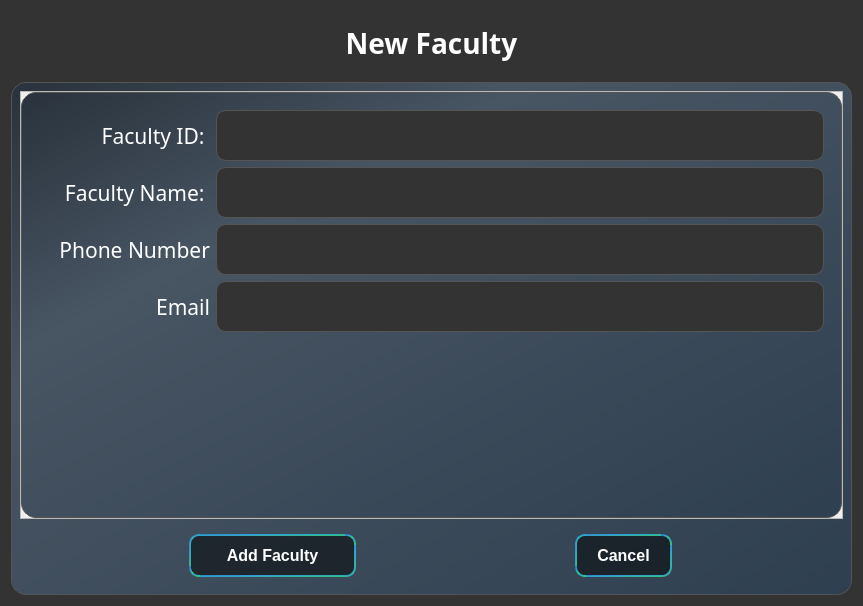
<?xml version="1.0" encoding="UTF-8"?>
<ui version="4.0">
 <class>Newqns</class>
 <widget class="QDialog" name="Newqns">
  <property name="geometry">
   <rect>
    <x>0</x>
    <y>0</y>
    <width>863</width>
    <height>606</height>
   </rect>
  </property>
  <property name="sizePolicy">
   <sizepolicy hsizetype="Fixed" vsizetype="Fixed">
    <horstretch>0</horstretch>
    <verstretch>0</verstretch>
   </sizepolicy>
  </property>
  <property name="windowTitle">
   <string>New Question</string>
  </property>
  <property name="windowIcon">
   <iconset resource="icon.qrc">
    <normaloff>:/icons/mainicon.png</normaloff>:/icons/mainicon.png</iconset>
  </property>
  <property name="styleSheet">
   <string notr="true">#Newqns { background-color: #333333;}

QPushButton {
border: 2px solid transparent; 
border-radius: 10px;
background-color: rgba(0, 0, 0, 0.5);
padding: 10px 20px;
font-size: 16px;
font-weight: bold;
color: white;
border-color: qlineargradient(x1: 0, y1: 0, x2: 1, y2: 1, stop: 0 #2980b9, stop: 0.3 #3498db, stop: 1 #2ecc71);
}
QPushButton:hover {
background-color:qlineargradient(x1: 0, y1: 0, x2: 1, y2: 1, stop: 0 #2980b9, stop: 0.3 #3498db, stop: 1 #2ecc71);
color: black;
border: 2px solid transparent; 
border-color: black; 
}

QLabel {color: white;}

#Box,#scrollAreaWidgetContents{ background-color: qlineargradient(x1: 0, y1: 0, x2: 1, y2: 1, stop: 0 #29323c, stop: 0.3 #485563, stop: 1 #2e3f50);
 border-radius: 15px;
    color: #FFFFFF;
    border: 1px solid #555555;
    padding: 20px;}

QLineEdit,QPlainTextEdit,QComboBox{
    background-color: #333333; /* Dark background */
    color: #CCCCCC; /* Light gray text */
    border: 1px solid #555555;
    border-radius: 10px;
    padding: 5px;
}

QComboBox QAbstractItemView {
    background-color: #333333; /* Dark background */
    color: #FFFFFF; /* White text */
    border: 1px solid #29a19c;
    selection-background-color: #29a19c;
    selection-color: #1e1e1e;
}</string>
  </property>
  <layout class="QVBoxLayout" name="verticalLayout">
   <item>
    <widget class="QWidget" name="widget_2" native="true">
     <property name="minimumSize">
      <size>
       <width>0</width>
       <height>65</height>
      </size>
     </property>
     <layout class="QHBoxLayout" name="horizontalLayout">
      <item>
       <widget class="QLabel" name="label_5">
        <property name="font">
         <font>
          <family>Dungeon</family>
          <pointsize>21</pointsize>
          <weight>75</weight>
          <bold>true</bold>
         </font>
        </property>
        <property name="text">
         <string>New Faculty</string>
        </property>
        <property name="alignment">
         <set>Qt::AlignCenter</set>
        </property>
       </widget>
      </item>
     </layout>
    </widget>
   </item>
   <item>
    <widget class="QWidget" name="Box" native="true">
     <layout class="QVBoxLayout" name="verticalLayout_3">
      <item>
       <widget class="QScrollArea" name="scrollArea">
        <property name="widgetResizable">
         <bool>true</bool>
        </property>
        <widget class="QWidget" name="scrollAreaWidgetContents">
         <property name="geometry">
          <rect>
           <x>0</x>
           <y>0</y>
           <width>825</width>
           <height>430</height>
          </rect>
         </property>
         <layout class="QVBoxLayout" name="verticalLayout_2">
          <item>
           <widget class="QWidget" name="widget" native="true">
            <property name="minimumSize">
             <size>
              <width>0</width>
              <height>400</height>
             </size>
            </property>
            <property name="maximumSize">
             <size>
              <width>16777215</width>
              <height>560</height>
             </size>
            </property>
            <layout class="QFormLayout" name="formLayout">
             <item row="0" column="1">
              <widget class="QLineEdit" name="fid">
               <property name="minimumSize">
                <size>
                 <width>0</width>
                 <height>30</height>
                </size>
               </property>
               <property name="font">
                <font>
                 <family>Agency FB</family>
                 <pointsize>20</pointsize>
                 <weight>75</weight>
                 <bold>true</bold>
                </font>
               </property>
               <property name="readOnly">
                <bool>true</bool>
               </property>
              </widget>
             </item>
             <item row="1" column="0">
              <widget class="QLabel" name="label_7">
               <property name="minimumSize">
                <size>
                 <width>171</width>
                 <height>0</height>
                </size>
               </property>
               <property name="font">
                <font>
                 <family>Orbitron</family>
                 <pointsize>16</pointsize>
                </font>
               </property>
               <property name="text">
                <string>Faculty Name: </string>
               </property>
               <property name="alignment">
                <set>Qt::AlignRight|Qt::AlignTrailing|Qt::AlignVCenter</set>
               </property>
              </widget>
             </item>
             <item row="1" column="1">
              <widget class="QLineEdit" name="fname">
               <property name="minimumSize">
                <size>
                 <width>0</width>
                 <height>30</height>
                </size>
               </property>
               <property name="font">
                <font>
                 <family>Agency FB</family>
                 <pointsize>20</pointsize>
                 <weight>75</weight>
                 <bold>true</bold>
                </font>
               </property>
               <property name="text">
                <string/>
               </property>
              </widget>
             </item>
             <item row="2" column="0">
              <widget class="QLabel" name="label_8">
               <property name="minimumSize">
                <size>
                 <width>171</width>
                 <height>0</height>
                </size>
               </property>
               <property name="font">
                <font>
                 <family>Orbitron</family>
                 <pointsize>16</pointsize>
                </font>
               </property>
               <property name="text">
                <string>Phone Number</string>
               </property>
               <property name="alignment">
                <set>Qt::AlignRight|Qt::AlignTrailing|Qt::AlignVCenter</set>
               </property>
              </widget>
             </item>
             <item row="2" column="1">
              <widget class="QLineEdit" name="fno">
               <property name="minimumSize">
                <size>
                 <width>0</width>
                 <height>30</height>
                </size>
               </property>
               <property name="font">
                <font>
                 <family>Agency FB</family>
                 <pointsize>20</pointsize>
                 <weight>75</weight>
                 <bold>true</bold>
                </font>
               </property>
               <property name="text">
                <string/>
               </property>
              </widget>
             </item>
             <item row="3" column="0">
              <widget class="QLabel" name="label_9">
               <property name="minimumSize">
                <size>
                 <width>171</width>
                 <height>0</height>
                </size>
               </property>
               <property name="font">
                <font>
                 <family>Orbitron</family>
                 <pointsize>16</pointsize>
                </font>
               </property>
               <property name="text">
                <string>Email</string>
               </property>
               <property name="alignment">
                <set>Qt::AlignRight|Qt::AlignTrailing|Qt::AlignVCenter</set>
               </property>
              </widget>
             </item>
             <item row="3" column="1">
              <widget class="QLineEdit" name="femail">
               <property name="minimumSize">
                <size>
                 <width>0</width>
                 <height>30</height>
                </size>
               </property>
               <property name="font">
                <font>
                 <family>Agency FB</family>
                 <pointsize>20</pointsize>
                 <weight>75</weight>
                 <bold>true</bold>
                </font>
               </property>
               <property name="text">
                <string/>
               </property>
              </widget>
             </item>
             <item row="0" column="0">
              <widget class="QLabel" name="label_6">
               <property name="minimumSize">
                <size>
                 <width>171</width>
                 <height>0</height>
                </size>
               </property>
               <property name="font">
                <font>
                 <family>Orbitron</family>
                 <pointsize>16</pointsize>
                </font>
               </property>
               <property name="text">
                <string>Faculty ID: </string>
               </property>
               <property name="alignment">
                <set>Qt::AlignRight|Qt::AlignTrailing|Qt::AlignVCenter</set>
               </property>
              </widget>
             </item>
            </layout>
           </widget>
          </item>
         </layout>
        </widget>
       </widget>
      </item>
      <item>
       <widget class="QWidget" name="widget_3" native="true">
        <layout class="QHBoxLayout" name="horizontalLayout_2">
         <item>
          <widget class="QPushButton" name="Addqns">
           <property name="maximumSize">
            <size>
             <width>167</width>
             <height>16777215</height>
            </size>
           </property>
           <property name="text">
            <string>Add Faculty</string>
           </property>
          </widget>
         </item>
         <item>
          <widget class="QDialogButtonBox" name="buttonBox">
           <property name="maximumSize">
            <size>
             <width>150</width>
             <height>16777215</height>
            </size>
           </property>
           <property name="orientation">
            <enum>Qt::Horizontal</enum>
           </property>
           <property name="standardButtons">
            <set>QDialogButtonBox::Cancel</set>
           </property>
          </widget>
         </item>
        </layout>
       </widget>
      </item>
     </layout>
    </widget>
   </item>
  </layout>
 </widget>
 <resources>
  <include location="icon.qrc"/>
 </resources>
 <connections/>
</ui>
